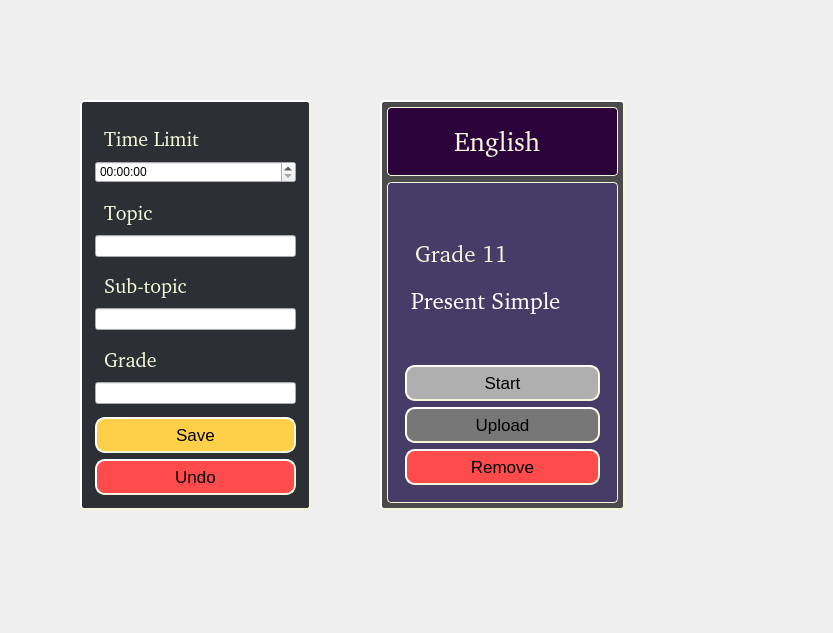
<?xml version="1.0" encoding="UTF-8"?>
<ui version="4.0">
 <class>Form</class>
 <widget class="QWidget" name="Form">
  <property name="geometry">
   <rect>
    <x>0</x>
    <y>0</y>
    <width>833</width>
    <height>633</height>
   </rect>
  </property>
  <property name="windowTitle">
   <string>Form</string>
  </property>
  <widget class="QFrame" name="create_test_card">
   <property name="geometry">
    <rect>
     <x>80</x>
     <y>100</y>
     <width>231</width>
     <height>410</height>
    </rect>
   </property>
   <property name="styleSheet">
    <string notr="true">QFrame{
	background-color: #2C2F33;
	color: beige;
	border-style: outset;
	border-width: 2px;
	border-radius: 4px;
	border-color:beige;
	padding: 4px;
}</string>
   </property>
   <property name="frameShape">
    <enum>QFrame::StyledPanel</enum>
   </property>
   <property name="frameShadow">
    <enum>QFrame::Raised</enum>
   </property>
   <layout class="QVBoxLayout" name="verticalLayout">
    <item>
     <spacer name="verticalSpacer_5">
      <property name="orientation">
       <enum>Qt::Vertical</enum>
      </property>
      <property name="sizeHint" stdset="0">
       <size>
        <width>20</width>
        <height>40</height>
       </size>
      </property>
     </spacer>
    </item>
    <item>
     <widget class="QLabel" name="label_10">
      <property name="sizePolicy">
       <sizepolicy hsizetype="Minimum" vsizetype="Minimum">
        <horstretch>0</horstretch>
        <verstretch>0</verstretch>
       </sizepolicy>
      </property>
      <property name="font">
       <font>
        <family>URW Bookman [UKWN]</family>
        <pointsize>15</pointsize>
       </font>
      </property>
      <property name="styleSheet">
       <string notr="true">QFrame{
	border: 0px;
}</string>
      </property>
      <property name="text">
       <string>Time Limit</string>
      </property>
     </widget>
    </item>
    <item>
     <widget class="QTimeEdit" name="timeLimit"/>
    </item>
    <item>
     <spacer name="verticalSpacer_3">
      <property name="orientation">
       <enum>Qt::Vertical</enum>
      </property>
      <property name="sizeHint" stdset="0">
       <size>
        <width>20</width>
        <height>40</height>
       </size>
      </property>
     </spacer>
    </item>
    <item>
     <widget class="QLabel" name="label_9">
      <property name="sizePolicy">
       <sizepolicy hsizetype="Minimum" vsizetype="Minimum">
        <horstretch>0</horstretch>
        <verstretch>0</verstretch>
       </sizepolicy>
      </property>
      <property name="font">
       <font>
        <family>URW Bookman [UKWN]</family>
        <pointsize>15</pointsize>
       </font>
      </property>
      <property name="styleSheet">
       <string notr="true">QFrame{
	border: 0px;
}</string>
      </property>
      <property name="text">
       <string>Topic </string>
      </property>
     </widget>
    </item>
    <item>
     <widget class="QLineEdit" name="topic_2">
      <property name="sizePolicy">
       <sizepolicy hsizetype="Minimum" vsizetype="Fixed">
        <horstretch>0</horstretch>
        <verstretch>0</verstretch>
       </sizepolicy>
      </property>
      <property name="styleSheet">
       <string notr="true">QLineEdit{
	color:white;
}

QLineEdit:focus{
	border: 1px solid rgb(170, 255, 0)  ;
}</string>
      </property>
     </widget>
    </item>
    <item>
     <spacer name="verticalSpacer_15">
      <property name="orientation">
       <enum>Qt::Vertical</enum>
      </property>
      <property name="sizeHint" stdset="0">
       <size>
        <width>20</width>
        <height>40</height>
       </size>
      </property>
     </spacer>
    </item>
    <item>
     <widget class="QLabel" name="label_12">
      <property name="sizePolicy">
       <sizepolicy hsizetype="Minimum" vsizetype="Minimum">
        <horstretch>0</horstretch>
        <verstretch>0</verstretch>
       </sizepolicy>
      </property>
      <property name="font">
       <font>
        <family>URW Bookman [UKWN]</family>
        <pointsize>15</pointsize>
       </font>
      </property>
      <property name="styleSheet">
       <string notr="true">QFrame{
	border: 0px;
}</string>
      </property>
      <property name="text">
       <string>Sub-topic</string>
      </property>
     </widget>
    </item>
    <item>
     <widget class="QLineEdit" name="subtopic_2">
      <property name="sizePolicy">
       <sizepolicy hsizetype="Minimum" vsizetype="Fixed">
        <horstretch>0</horstretch>
        <verstretch>0</verstretch>
       </sizepolicy>
      </property>
      <property name="styleSheet">
       <string notr="true">QLineEdit{
	color:white;
}

QLineEdit:focus{
	border: 1px solid rgb(170, 255, 0)  ;
}</string>
      </property>
     </widget>
    </item>
    <item>
     <spacer name="verticalSpacer_14">
      <property name="orientation">
       <enum>Qt::Vertical</enum>
      </property>
      <property name="sizeHint" stdset="0">
       <size>
        <width>20</width>
        <height>40</height>
       </size>
      </property>
     </spacer>
    </item>
    <item>
     <widget class="QLabel" name="label_13">
      <property name="sizePolicy">
       <sizepolicy hsizetype="Minimum" vsizetype="Minimum">
        <horstretch>0</horstretch>
        <verstretch>0</verstretch>
       </sizepolicy>
      </property>
      <property name="font">
       <font>
        <family>URW Bookman [UKWN]</family>
        <pointsize>15</pointsize>
        <weight>50</weight>
        <bold>false</bold>
       </font>
      </property>
      <property name="styleSheet">
       <string notr="true">QFrame{
	border: 0px;
}</string>
      </property>
      <property name="text">
       <string>Grade</string>
      </property>
     </widget>
    </item>
    <item>
     <widget class="QLineEdit" name="grade_2">
      <property name="sizePolicy">
       <sizepolicy hsizetype="Minimum" vsizetype="Fixed">
        <horstretch>0</horstretch>
        <verstretch>0</verstretch>
       </sizepolicy>
      </property>
      <property name="styleSheet">
       <string notr="true">QLineEdit{
	color:white;
}

QLineEdit:focus{
	border: 1px solid rgb(170, 255, 0)  ;
}</string>
      </property>
     </widget>
    </item>
    <item>
     <spacer name="verticalSpacer">
      <property name="orientation">
       <enum>Qt::Vertical</enum>
      </property>
      <property name="sizeHint" stdset="0">
       <size>
        <width>20</width>
        <height>40</height>
       </size>
      </property>
     </spacer>
    </item>
    <item>
     <widget class="QPushButton" name="save_btn">
      <property name="font">
       <font>
        <pointsize>13</pointsize>
       </font>
      </property>
      <property name="styleSheet">
       <string notr="true">QPushButton{
	color: black;
	background-color: #FED049;
	border-style: outset;
	border-width: 2px;
	border-radius: 10px;
	border-color: beige;
	padding: 6px;

}

QPushButton:hover{
		background-color: #7289DA;
		color: white;
}</string>
      </property>
      <property name="text">
       <string>Save</string>
      </property>
     </widget>
    </item>
    <item>
     <widget class="QPushButton" name="undo_btn">
      <property name="font">
       <font>
        <pointsize>13</pointsize>
       </font>
      </property>
      <property name="styleSheet">
       <string notr="true">QPushButton{
	color: black;
	background-color: #ff4b4b;
	border-style: outset;
	border-width: 2px;
	border-radius: 10px;
	border-color: beige;
	padding: 6px;
}

QPushButton:hover{
		background-color: black;
		color: white;
}</string>
      </property>
      <property name="text">
       <string>Undo</string>
      </property>
     </widget>
    </item>
   </layout>
  </widget>
  <widget class="QFrame" name="test_card">
   <property name="geometry">
    <rect>
     <x>380</x>
     <y>100</y>
     <width>245</width>
     <height>410</height>
    </rect>
   </property>
   <property name="styleSheet">
    <string notr="true">QFrame{
	background-color: #4b4b4b;
	color: beige;
	border-style: outset;
	border-width: 2px;
	border-radius: 4px;
	border-color:beige;
	padding: 4px;
}</string>
   </property>
   <property name="frameShape">
    <enum>QFrame::StyledPanel</enum>
   </property>
   <property name="frameShadow">
    <enum>QFrame::Raised</enum>
   </property>
   <layout class="QVBoxLayout" name="verticalLayout_5">
    <property name="leftMargin">
     <number>1</number>
    </property>
    <property name="topMargin">
     <number>1</number>
    </property>
    <property name="rightMargin">
     <number>1</number>
    </property>
    <property name="bottomMargin">
     <number>1</number>
    </property>
    <item>
     <widget class="QFrame" name="frame_12">
      <property name="styleSheet">
       <string notr="true">color:beige;
background-color: #2D033B;
border: 1px solid beige;</string>
      </property>
      <property name="frameShape">
       <enum>QFrame::StyledPanel</enum>
      </property>
      <property name="frameShadow">
       <enum>QFrame::Raised</enum>
      </property>
      <layout class="QHBoxLayout" name="horizontalLayout_4">
       <property name="spacing">
        <number>0</number>
       </property>
       <property name="leftMargin">
        <number>0</number>
       </property>
       <item alignment="Qt::AlignHCenter">
        <widget class="QLabel" name="topic">
         <property name="font">
          <font>
           <family>URW Bookman [UKWN]</family>
           <pointsize>20</pointsize>
          </font>
         </property>
         <property name="styleSheet">
          <string notr="true">QFrame{
	border: 0px;
}</string>
         </property>
         <property name="text">
          <string>English</string>
         </property>
        </widget>
       </item>
      </layout>
     </widget>
    </item>
    <item>
     <widget class="QFrame" name="frame_13">
      <property name="styleSheet">
       <string notr="true">border:1px solid beige;
background-color: #453C67;
color:black;</string>
      </property>
      <property name="frameShape">
       <enum>QFrame::StyledPanel</enum>
      </property>
      <property name="frameShadow">
       <enum>QFrame::Raised</enum>
      </property>
      <layout class="QVBoxLayout" name="verticalLayout_6">
       <item>
        <widget class="QFrame" name="frame_14">
         <property name="styleSheet">
          <string notr="true">color:beige;
border: 0px solid beige;</string>
         </property>
         <property name="frameShape">
          <enum>QFrame::StyledPanel</enum>
         </property>
         <property name="frameShadow">
          <enum>QFrame::Raised</enum>
         </property>
         <layout class="QVBoxLayout" name="verticalLayout_7">
          <property name="spacing">
           <number>0</number>
          </property>
          <property name="leftMargin">
           <number>0</number>
          </property>
          <property name="topMargin">
           <number>0</number>
          </property>
          <property name="rightMargin">
           <number>0</number>
          </property>
          <property name="bottomMargin">
           <number>0</number>
          </property>
          <item>
           <spacer name="verticalSpacer_4">
            <property name="orientation">
             <enum>Qt::Vertical</enum>
            </property>
            <property name="sizeHint" stdset="0">
             <size>
              <width>20</width>
              <height>40</height>
             </size>
            </property>
           </spacer>
          </item>
          <item>
           <widget class="QLabel" name="grade">
            <property name="font">
             <font>
              <family>URW Bookman [UKWN]</family>
              <pointsize>17</pointsize>
             </font>
            </property>
            <property name="styleSheet">
             <string notr="true">border:0px;
</string>
            </property>
            <property name="text">
             <string>Grade 11</string>
            </property>
           </widget>
          </item>
         </layout>
        </widget>
       </item>
       <item>
        <widget class="QLabel" name="subtopic">
         <property name="font">
          <font>
           <family>URW Bookman [UKWN]</family>
           <pointsize>17</pointsize>
          </font>
         </property>
         <property name="styleSheet">
          <string notr="true">border:0px;
color:white;</string>
         </property>
         <property name="text">
          <string>Present Simple</string>
         </property>
        </widget>
       </item>
       <item>
        <spacer name="verticalSpacer_2">
         <property name="orientation">
          <enum>Qt::Vertical</enum>
         </property>
         <property name="sizeHint" stdset="0">
          <size>
           <width>20</width>
           <height>40</height>
          </size>
         </property>
        </spacer>
       </item>
       <item>
        <widget class="QFrame" name="frame_15">
         <property name="styleSheet">
          <string notr="true">
border: 0px solid beige;</string>
         </property>
         <property name="frameShape">
          <enum>QFrame::StyledPanel</enum>
         </property>
         <property name="frameShadow">
          <enum>QFrame::Raised</enum>
         </property>
         <layout class="QVBoxLayout" name="verticalLayout_8">
          <property name="leftMargin">
           <number>0</number>
          </property>
          <property name="topMargin">
           <number>0</number>
          </property>
          <property name="rightMargin">
           <number>0</number>
          </property>
          <property name="bottomMargin">
           <number>0</number>
          </property>
          <item>
           <widget class="QPushButton" name="start_btn">
            <property name="font">
             <font>
              <pointsize>13</pointsize>
             </font>
            </property>
            <property name="styleSheet">
             <string notr="true">QPushButton{
	color: black;
	background-color: #afafaf;
	border-style: outset;
	border-width: 2px;
	border-radius: 10px;
	border-color: beige;
	padding: 6px;

}

QPushButton:hover{
		background-color: #7289DA;
		color: white;
}</string>
            </property>
            <property name="text">
             <string>Start</string>
            </property>
           </widget>
          </item>
          <item>
           <widget class="QPushButton" name="upload_btn">
            <property name="font">
             <font>
              <pointsize>13</pointsize>
             </font>
            </property>
            <property name="styleSheet">
             <string notr="true">QPushButton{
	color: black;
	background-color: #777777;
	border-style: outset;
	border-width: 2px;
	border-radius: 10px;
	border-color: beige;
	padding: 6px;
}

QPushButton:hover{
		background-color: #FED049;
		color: white;
}</string>
            </property>
            <property name="text">
             <string>Upload</string>
            </property>
           </widget>
          </item>
          <item>
           <widget class="QPushButton" name="remove_btn">
            <property name="maximumSize">
             <size>
              <width>16777215</width>
              <height>16777215</height>
             </size>
            </property>
            <property name="font">
             <font>
              <pointsize>13</pointsize>
              <weight>50</weight>
              <italic>false</italic>
              <bold>false</bold>
              <underline>false</underline>
              <strikeout>false</strikeout>
             </font>
            </property>
            <property name="styleSheet">
             <string notr="true">QPushButton{
	background-color: #ff4b4b;
	color: black;
	border-style: outset;
	border-width: 2px;
	border-radius: 10px;
	border-color: beige;
	padding: 6px;
}

QPushButton:hover{
		background-color: black;
		color: white;
}</string>
            </property>
            <property name="text">
             <string>Remove</string>
            </property>
           </widget>
          </item>
         </layout>
        </widget>
       </item>
      </layout>
     </widget>
    </item>
   </layout>
  </widget>
 </widget>
 <resources/>
 <connections/>
</ui>
